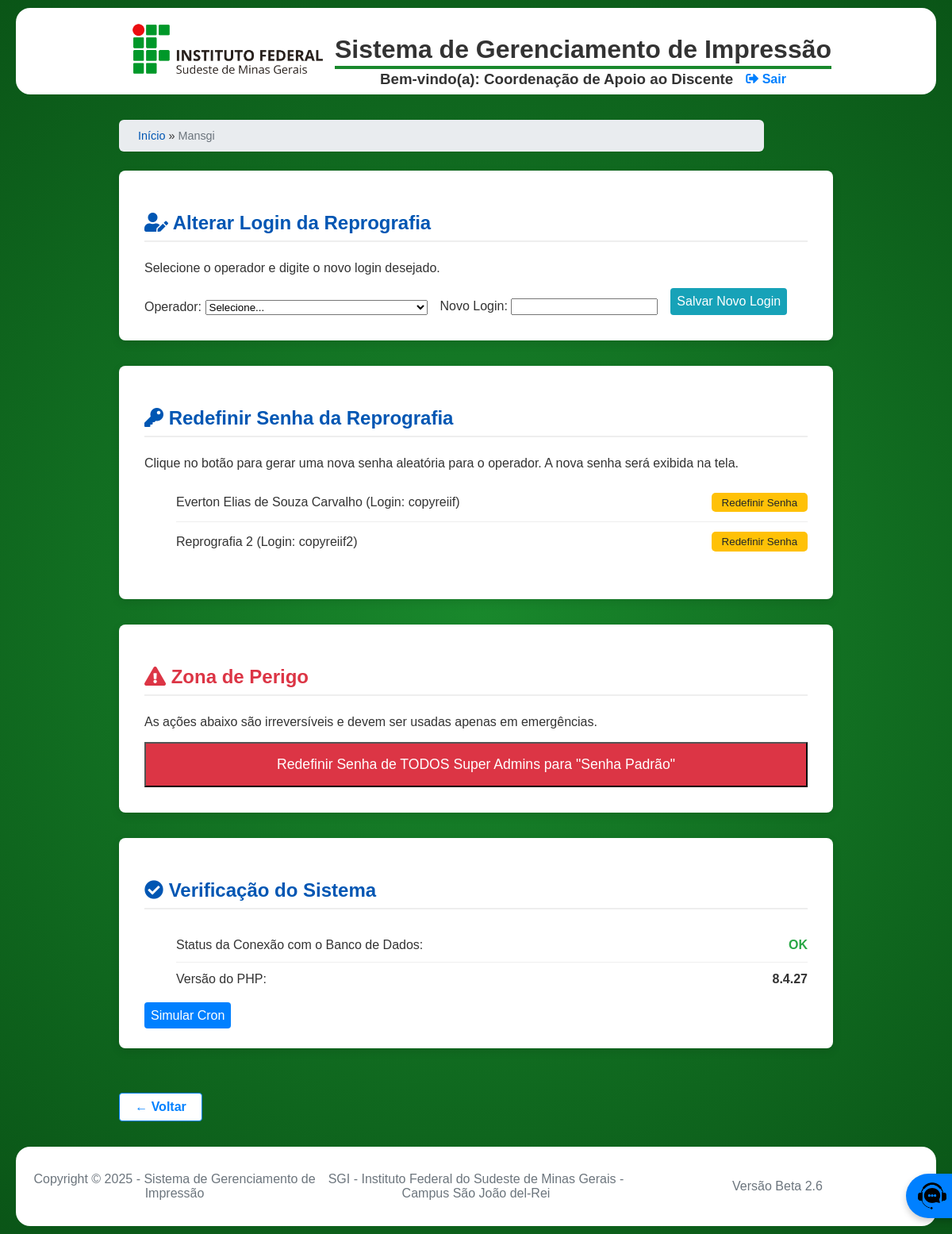
The page /pages/admin/mansgi.php (signed in) on the database its author committed.
### tables this page shows
CREATE TABLE `Reprografia` (
  `id` INT(11) NOT NULL AUTO_INCREMENT,
  `login` VARCHAR(100) NOT NULL,
  `nome` VARCHAR(100) NOT NULL,
  `sobrenome` VARCHAR(100) NOT NULL,
  `email` VARCHAR(100) DEFAULT NULL,
  `senha` VARCHAR(255) NOT NULL,
  PRIMARY KEY (`id`),
  UNIQUE KEY `login_unique` (`login`)
);

### pages/admin/mansgi.php (the view, shortened to what this page needs)
<?php
require_once '../../includes/config.php';
$Reprografias = $conn->query("SELECT id, login, nome, sobrenome FROM Reprografia ORDER BY nome")->fetchAll();
include_once '../../includes/header.php';
?>
<link rel="stylesheet" href="../admin_cad/css/dashboard_cad.css?v=<?= ASSET_VERSION ?>">
<div class="maintenance-container">
    <?php if (isset($_SESSION['usuario'])) { gerar_migalhas(); } ?>
    <div class="card-maintenance">
        <h2><i class="fas fa-user-edit"></i> Alterar Login da Reprografia</h2>
        <p>Selecione o operador e digite o novo login desejado.</p>
        <form method="POST" class="form-inline">
            <div class="admin-form-group">
                <label for="repro_id_login">Operador:</label>
                <select name="repro_id" id="repro_id_login" class="form-control" required>
                    <option value="">Selecione...</option>
                </select>
            </div>
            <div class="admin-form-group">
                <label for="novo_login">Novo Login:</label>
                <input type="text" name="novo_login" id="novo_login" class="form-control" required>
            </div>
            <button type="submit" class="btn-menu" style="background-color: #17a2b8;">Salvar Novo Login</button>
        </form>
    </div>
    <div class="card-maintenance">
        <h2><i class="fas fa-key"></i> Redefinir Senha da Reprografia</h2>
        <p>Clique no botão para gerar uma nova senha aleatória para o operador. A nova senha será exibida na tela.</p>
        <ul class="repro-list">
            <?php foreach ($Reprografias as $repro): ?>
                <li>
                    <span><?= htmlspecialchars($repro->nome . ' ' . $repro->sobrenome) ?> (Login: <?= htmlspecialchars($repro->login) ?>)</span>
                    <form method="POST" style="margin: 0;">
                        <button type="submit" class="btn-reset">Redefinir Senha</button>
                    </form>
                </li>
            <?php endforeach; ?>
        </ul>
    </div>
    <div class="card-maintenance">
        <h2 style="color: #dc3545;"><i class="fas fa-exclamation-triangle"></i> Zona de Perigo</h2>
        <p>As ações abaixo são irreversíveis e devem ser usadas apenas em emergências.</p>
        <form method="POST" onsubmit="return confirm('ATENÇÃO: Esta ação é irreversível e afetará TODOS os super administradores. Deseja continuar?');">
            <button type="submit" class="btn-danger-zone">Redefinir Senha de TODOS Super Admins para "Senha Padrão"</button>
        </form>
    </div>
    <div class="card-maintenance">
        <h2><i class="fas fa-check-circle"></i> Verificação do Sistema</h2>
        <ul class="repro-list">
            <li><span>Status da Conexão com o Banco de Dados:</span> <strong style="color: #28a745;">OK</strong></li>
            <li><span>Versão do PHP:</span> <strong><?= phpversion() ?></strong></li>
        </ul>
        <a class="btn-menu" href="simular_cron.php">Simular Cron</a>
    </div>
    <a class="btn-back" href="../../index.php">&larr; Voltar</a>
</div>
<?php include_once '../../includes/footer.php'; ?>

### css/styles.css (style rules this page uses)
body { background: radial-gradient(circle at center, #19882c, #0A5517); background-attachment: fixed; font-family: Arial, sans-serif; margin: 0; padding: 0; color: #333; }
a { text-decoration: none; }
.btn-back { display: inline-block; margin: 1.5rem auto 0 auto; background: #fff; color: #0080ff; border: 1px solid #0080ff; border-radius: 4px; padding: 0.5rem 1.2rem; font-size: 1em; font-weight: 600; text-align: center; text-decoration: none; transition: background 0.2s, color 0.2s; }

### pages/admin_cad/css/dashboard_cad.css (style rules this page uses)
.btn-menu { color: #FFF; border: none; border-radius: 4px; padding: 0.5rem; font-size: 1rem; background-color: #0080ff; }

### pages/admin/mansgi.php (style rules this page uses)
.maintenance-container { max-width: 900px; margin: 2rem auto; }
.card-maintenance { background: #fff; padding: 2rem; border-radius: 8px; box-shadow: 0 4px 12px rgba(0,0,0,0.1); margin-bottom: 2rem; }
.card-maintenance h2 { color: #0056b3; border-bottom: 2px solid #eee; padding-bottom: 0.5rem; margin-bottom: 1.5rem; }
.repro-list li { display: flex; flex-wrap: wrap; justify-content: space-between; align-items: center; padding: 0.75rem 0; border-bottom: 1px solid #eee; }
.repro-list li:last-child { border-bottom: none; }
.btn-reset { background-color: #ffc107; color: #212529; padding: 0.3rem 0.8rem; border-radius: 5px; text-decoration: none; border: none; cursor: pointer; }
.btn-danger-zone { background-color: #dc3545; color: white; width: 100%; padding: 1rem; font-size: 1.1rem; }
.form-inline { display: flex; flex-wrap: wrap; gap: 1rem; align-items: flex-end; }

### rows shown on the page
reprografia: nome+sobrenome "Everton Elias de Souza Carvalho", login "copyreiif"
reprografia: nome+sobrenome "Reprografia 2", login "copyreiif2"

### other values the page prints
SITE_NAME "Sistema de Gerenciamento de Impressão"
$nome_exibicao "Mansgi"
phpversion() "8.4.27"
CURRENT_YEAR "2025"
SITE_DESCRIPTION "SGI - Instituto Federal do Sudeste de Minas Gerais - Campus São João del-Rei"
ASSET_VERSION "2.6"
